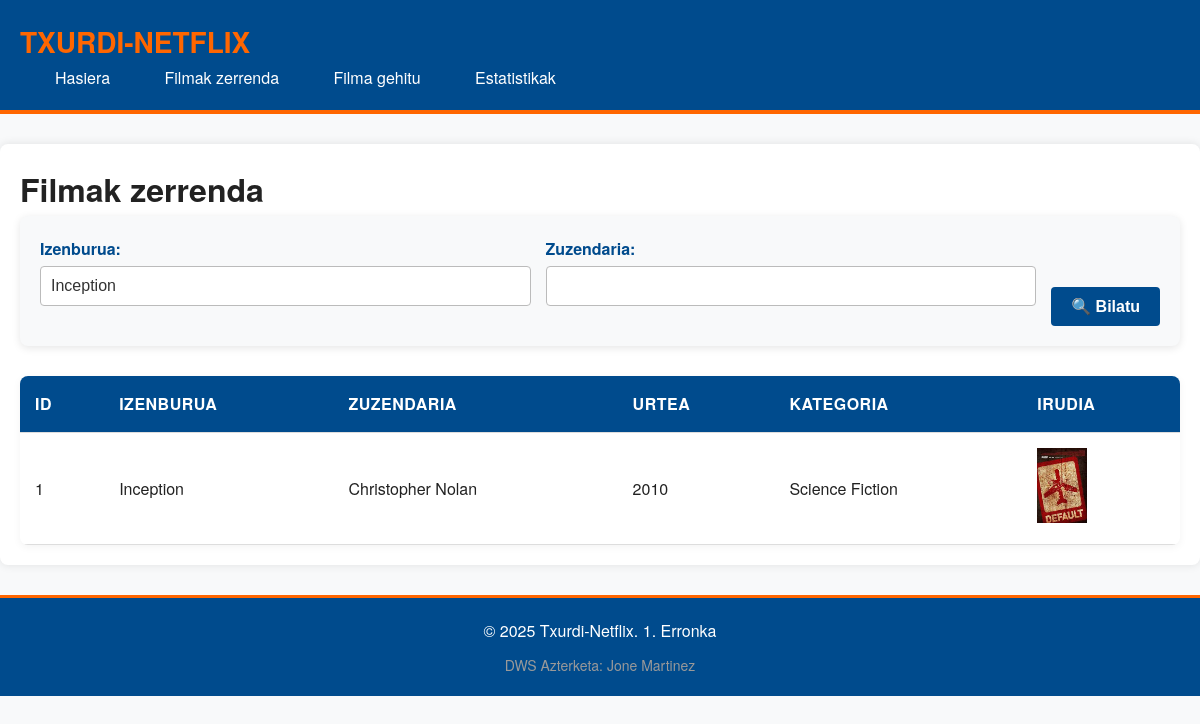
Page /dws/movies.php?title=Inception on the committed database.
### tables this page shows
CREATE TABLE movies (
  id INT AUTO_INCREMENT PRIMARY KEY,
  title VARCHAR(150) NOT NULL,
  director VARCHAR(120) NOT NULL,
  year INT(4) NOT NULL,
  category_id INT NOT NULL,
  image VARCHAR(255) DEFAULT NULL,
  FOREIGN KEY (category_id) REFERENCES categories(id)
    ON DELETE CASCADE
    ON UPDATE CASCADE
);

CREATE TABLE categories (
  id INT AUTO_INCREMENT PRIMARY KEY,
  name VARCHAR(100) NOT NULL
);

### dws/movies.php (the view, shortened to what this page needs)
<?php
require_once 'db.php';
include 'header.php';
$search_title = isset($_GET['title']) ? trim($_GET['title']) : '';
$search_director = isset($_GET['director']) ? trim($_GET['director']) : '';
$sql = "SELECT m.*, c.name as category_name
        FROM movies m
        INNER JOIN categories c ON m.category_id = c.id
        WHERE 1=1";
$params = [];
if (!empty($search_title)) {
    $sql .= " AND m.title LIKE :title";
    $params[':title'] = '%' . $search_title . '%';
}
$sql .= " ORDER BY c.name ASC";
$stmt = $pdo->prepare($sql);
$stmt->execute($params);
$movies = $stmt->fetchAll();
?>
<h1>Filmak zerrenda</h1>
<div class="search-form">
    <form method="GET" action="movies.php">
        <div class="form-row">
            <div class="form-group">
                <label for="title">Izenburua:</label>
                <input type="text" id="title" name="title" value="<?php echo htmlspecialchars($search_title); ?>">
            </div>
            <div class="form-group">
                <label for="director">Zuzendaria:</label>
                <input type="text" id="director" name="director" value="<?php echo htmlspecialchars($search_director); ?>">
            </div>
            <div>
                <button type="submit" class="btn">🔍 Bilatu</button>
            </div>
        </div>
    </form>
</div>
<?php if (count($movies) > 0): ?>
    <table>
        <thead>
            <tr>
                <th>ID</th>
                <th>Izenburua</th>
                <th>Zuzendaria</th>
                <th>Urtea</th>
                <th>Kategoria</th>
                <th>Irudia</th>
            </tr>
        </thead>
        <tbody>
            <?php foreach ($movies as $movie): ?>
                <tr>
                    <td><?php echo htmlspecialchars($movie['id']); ?></td>
                    <td><?php echo htmlspecialchars($movie['title']); ?></td>
                    <td><?php echo htmlspecialchars($movie['director']); ?></td>
                    <td><?php echo htmlspecialchars($movie['year']); ?></td>
                    <td><?php echo htmlspecialchars($movie['category_name']); ?></td>
                    <?php
                        $image_path = 'img/' . $movie['image'];
                        $default_image = 'img/default.jpg';
                        if (!empty($movie['image']) && file_exists($image_path)) {
                            $img_src = $image_path;
                        } else {
                            $img_src = $default_image;
                        }
                    ?>
                    <td><img src="<?php echo $img_src; ?>" alt="<?php echo $img_src; ?>" width="50" height="75"></td>
                </tr>
            <?php endforeach; ?>
        </tbody>
    </table>
<?php else: ?>
    <div class="no-results">
        <p>Ez da filmarik aurkitu bilaketa honekin.</p>
    </div>
<?php endif; ?>
<?php include 'footer.php'; ?>

### dws/style.css (style rules this page uses)
* { margin: 0; padding: 0; box-sizing: border-box; }
:root { --kolore-nagusia: #004b8d; --kolore-azentua: #ff6600; --testu-kolorea: #222; --atzefondo-argia: #f8f9fa; --atzefondo-iluna: #0a0a0a; }
body { background-color: var(--atzefondo-argia); color: var(--testu-kolorea); font-family: 'Helvetica Neue', Arial, sans-serif; line-height: 1.6; }
.form-group { margin-bottom: 20px; flex: 1; }
.form-group label { display: block; margin-bottom: 5px; color: var(--kolore-nagusia); font-weight: 600; }
.form-group input, .form-group select { width: 100%; padding: 10px; border: 1px solid #bbb; border-radius: 4px; background-color: #fff; color: #333; font-size: 16px; transition: border-color 0.3s, box-shadow 0.3s; }
.btn { padding: 10px 20px; background-color: var(--kolore-nagusia); color: #fff; border: none; border-radius: 4px; cursor: pointer; font-size: 16px; text-decoration: none; display: inline-block; font-weight: 600; width: 100%; transition: background-color 0.3s ease-in-out; }
.search-form { background-color: var(--atzefondo-argia); padding: 20px; border-radius: 8px; margin-bottom: 30px; box-shadow: 0 2px 8px rgba(0,0,0,0.1); }
.form-row { display: flex; gap: 15px; align-items: end; flex-wrap: wrap; }
table { width: 100%; border-collapse: collapse; background-color: #fff; border-radius: 8px; overflow: hidden; box-shadow: 0 2px 8px rgba(0,0,0,0.05); }
th, td { padding: 15px; text-align: left; border-bottom: 1px solid #ddd; }
th { background-color: var(--kolore-nagusia); color: #fff; font-weight: bold; text-transform: uppercase; letter-spacing: 0.5px; }

### rows in the picture
movies: id "1", title "Inception", director "Christopher Nolan", year "2010", category.name "Science Fiction"
